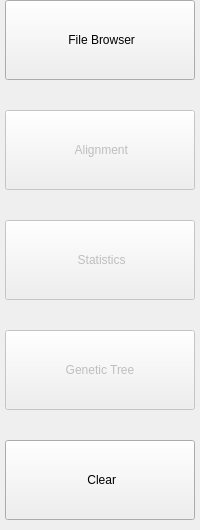
         <widget class="QFrame" name="GeneticDataSideButtons">
          <property name="sizePolicy">
           <sizepolicy hsizetype="Maximum" vsizetype="Minimum">
            <horstretch>0</horstretch>
            <verstretch>0</verstretch>
           </sizepolicy>
          </property>
          <property name="minimumSize">
           <size>
            <width>200</width>
            <height>0</height>
           </size>
          </property>
          <property name="frameShape">
           <enum>QFrame::Shape::NoFrame</enum>
          </property>
          <property name="frameShadow">
           <enum>QFrame::Shadow::Raised</enum>
          </property>
          <layout class="QVBoxLayout" name="verticalLayout_6" stretch="1,1,1,1,1">
           <property name="spacing">
            <number>30</number>
           </property>
           <property name="leftMargin">
            <number>5</number>
           </property>
           <property name="topMargin">
            <number>0</number>
           </property>
           <property name="rightMargin">
            <number>5</number>
           </property>
           <property name="bottomMargin">
            <number>10</number>
           </property>
           <item>
            <widget class="QPushButton" name="fileBrowserButtonPage1">
             <property name="sizePolicy">
              <sizepolicy hsizetype="Minimum" vsizetype="Expanding">
               <horstretch>0</horstretch>
               <verstretch>0</verstretch>
              </sizepolicy>
             </property>
             <property name="minimumSize">
              <size>
               <width>0</width>
               <height>80</height>
              </size>
             </property>
             <property name="font">
              <font>
               <kerning>true</kerning>
              </font>
             </property>
             <property name="text">
              <string> File Browser</string>
             </property>
             <property name="icon">
              <iconset>
               <normaloff>:/other/Browse.svg</normaloff>:/other/Browse.svg</iconset>
             </property>
             <property name="iconSize">
              <size>
               <width>60</width>
               <height>90</height>
              </size>
             </property>
             <property name="checkable">
              <bool>false</bool>
             </property>
             <property name="flat">
              <bool>false</bool>
             </property>
            </widget>
           </item>
           <item>
            <widget class="QPushButton" name="sequenceAlignmentButtonPage1">
             <property name="enabled">
              <bool>false</bool>
             </property>
             <property name="sizePolicy">
              <sizepolicy hsizetype="Minimum" vsizetype="Expanding">
               <horstretch>0</horstretch>
               <verstretch>0</verstretch>
              </sizepolicy>
             </property>
             <property name="minimumSize">
              <size>
               <width>0</width>
               <height>80</height>
              </size>
             </property>
             <property name="text">
              <string> Alignment</string>
             </property>
             <property name="icon">
              <iconset>
               <normaloff>:/inactive/sequence.svg</normaloff>:/inactive/sequence.svg</iconset>
             </property>
             <property name="iconSize">
              <size>
               <width>60</width>
               <height>70</height>
              </size>
             </property>
             <property name="flat">
              <bool>false</bool>
             </property>
            </widget>
           </item>
           <item>
            <widget class="QPushButton" name="statisticsButtonPage1">
             <property name="enabled">
              <bool>false</bool>
             </property>
             <property name="sizePolicy">
              <sizepolicy hsizetype="Minimum" vsizetype="Expanding">
               <horstretch>0</horstretch>
               <verstretch>0</verstretch>
              </sizepolicy>
             </property>
             <property name="minimumSize">
              <size>
               <width>0</width>
               <height>80</height>
              </size>
             </property>
             <property name="text">
              <string> Statistics</string>
             </property>
             <property name="icon">
              <iconset>
               <normaloff>:/inactive/statistics.svg</normaloff>:/inactive/statistics.svg</iconset>
             </property>
             <property name="iconSize">
              <size>
               <width>50</width>
               <height>50</height>
              </size>
             </property>
             <property name="flat">
              <bool>false</bool>
             </property>
            </widget>
           </item>
           <item>
            <widget class="QPushButton" name="geneticTreeButtonPage1">
             <property name="enabled">
              <bool>false</bool>
             </property>
             <property name="sizePolicy">
              <sizepolicy hsizetype="Minimum" vsizetype="Expanding">
               <horstretch>0</horstretch>
               <verstretch>0</verstretch>
              </sizepolicy>
             </property>
             <property name="minimumSize">
              <size>
               <width>0</width>
               <height>80</height>
              </size>
             </property>
             <property name="text">
              <string>Genetic Tree</string>
             </property>
             <property name="icon">
              <iconset>
               <normaloff>:/inactive/tree.svg</normaloff>:/inactive/tree.svg</iconset>
             </property>
             <property name="iconSize">
              <size>
               <width>100</width>
               <height>100</height>
              </size>
             </property>
             <property name="flat">
              <bool>false</bool>
             </property>
            </widget>
           </item>
           <item>
            <widget class="QPushButton" name="clearButtonPage1">
             <property name="enabled">
              <bool>true</bool>
             </property>
             <property name="sizePolicy">
              <sizepolicy hsizetype="Minimum" vsizetype="Expanding">
               <horstretch>0</horstretch>
               <verstretch>0</verstretch>
              </sizepolicy>
             </property>
             <property name="minimumSize">
              <size>
               <width>0</width>
               <height>80</height>
              </size>
             </property>
             <property name="font">
              <font>
               <kerning>true</kerning>
              </font>
             </property>
             <property name="text">
              <string> Clear</string>
             </property>
             <property name="icon">
              <iconset>
               <normaloff>:/other/erase.svg</normaloff>:/other/erase.svg</iconset>
             </property>
             <property name="iconSize">
              <size>
               <width>60</width>
               <height>90</height>
              </size>
             </property>
             <property name="checkable">
              <bool>false</bool>
             </property>
             <property name="flat">
              <bool>false</bool>
             </property>
            </widget>
           </item>
          </layout>
         </widget>
